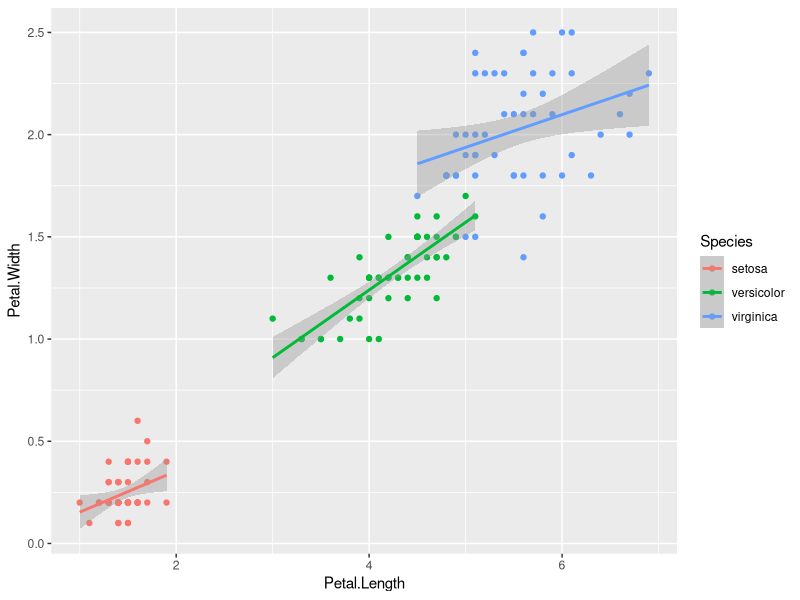
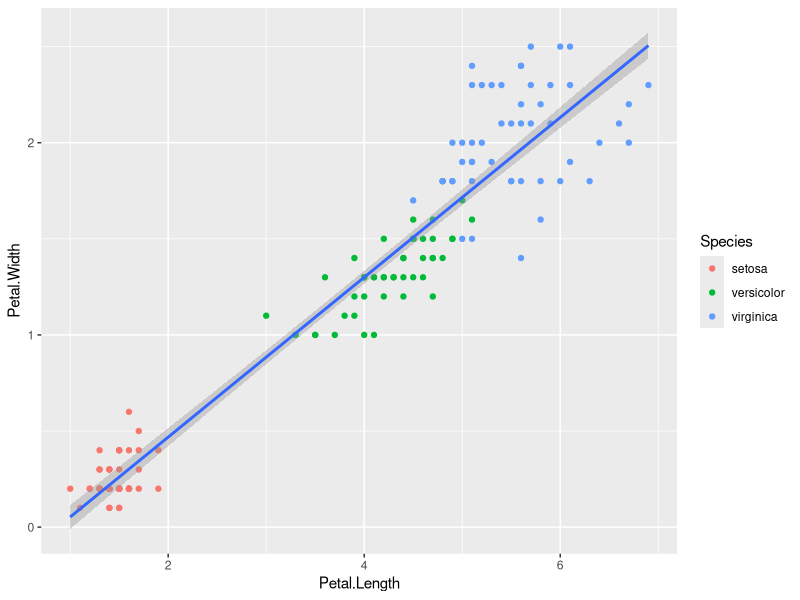
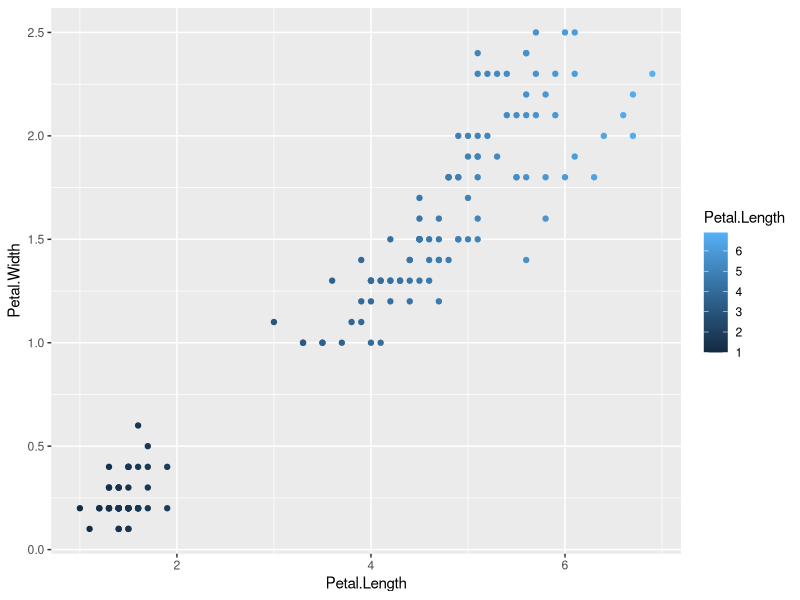
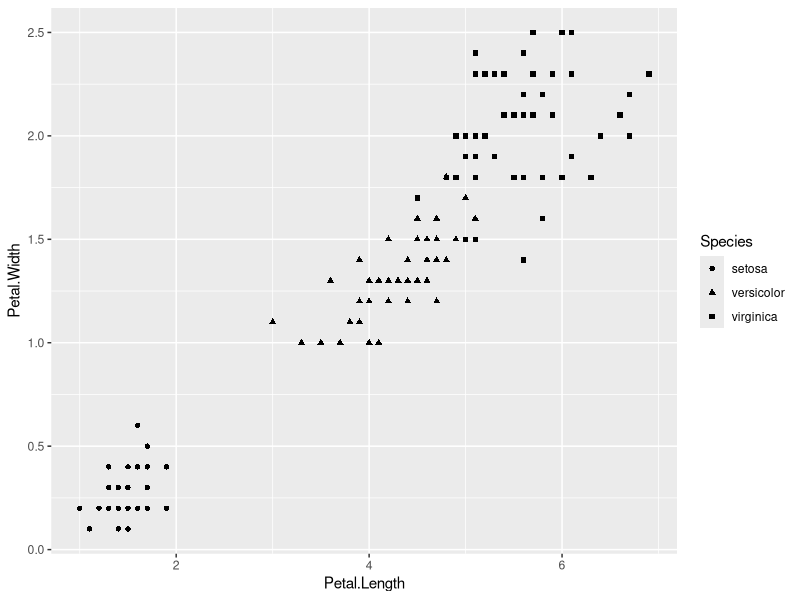
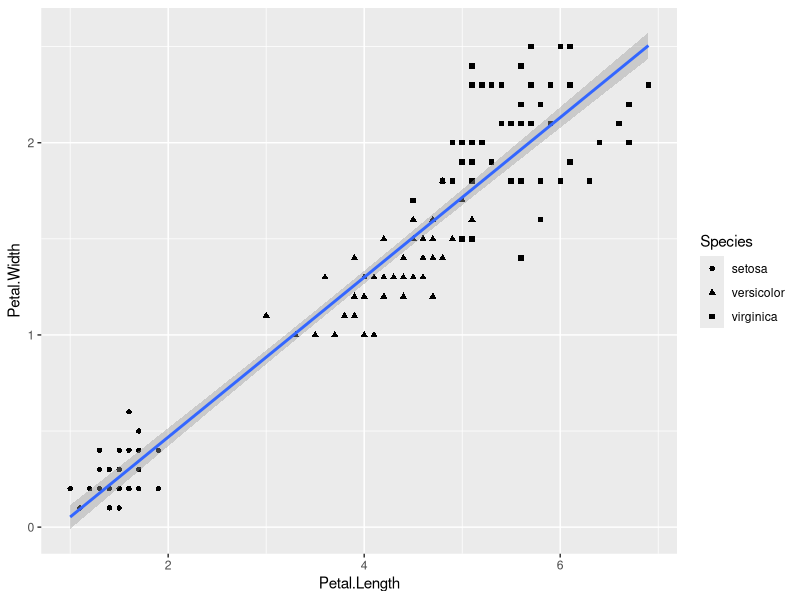
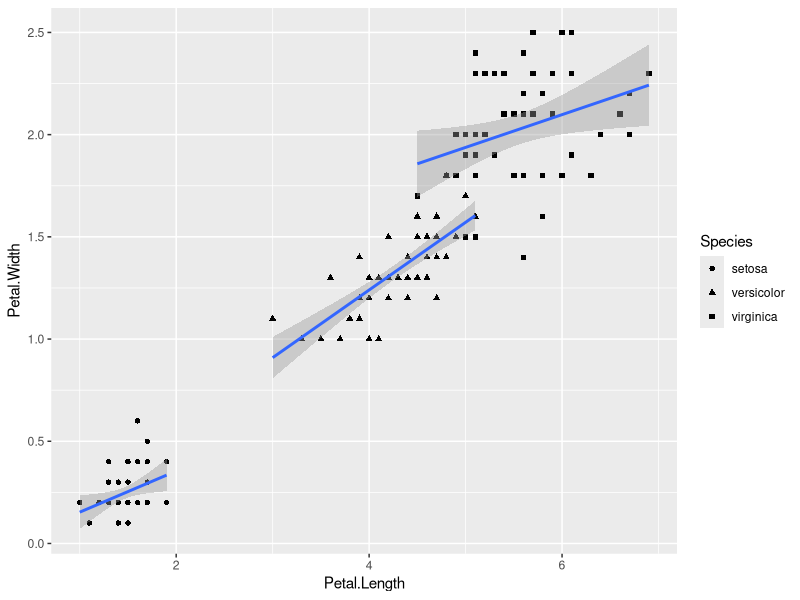
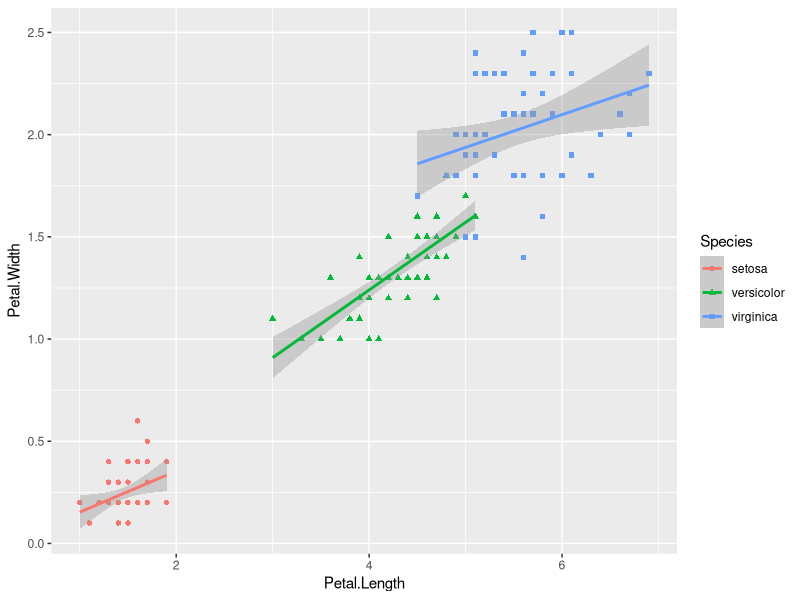
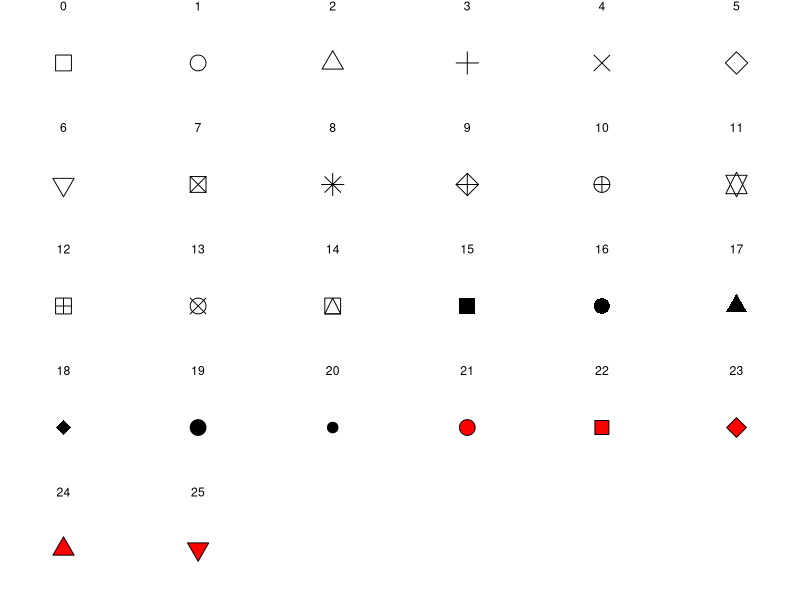

These charts were generated, in order, by the following R code:
## ---- chunk 1

knitr::opts_chunk$set(
  class.output  = "bg-success",
  class.message = "bg-info text-info",
  class.warning = "bg-warning text-warning",
  class.error   = "bg-danger text-danger"
  )
## ---- chunk 2

usePackage <- function(p)   
{ 
  if (!is.element(p, installed.packages()[,1])) 
    install.packages(p, dep = TRUE, repos="https://cloud.r-project.org/", lib=.libPaths()[1]) 
  require(p, character.only = TRUE) 
} 
  
usePackage("data.table")
usePackage("ggplot2")

## ---- chunk 3
library("data.table")
library("ggplot2")

iris <- as.data.table(iris)


# global color association
ggplot(data=iris, aes(x=Petal.Length,y=Petal.Width,color=Species))+
  geom_point()+
  geom_smooth(method="lm")

# local color association
ggplot(data=iris, aes(x=Petal.Length,y=Petal.Width))+
  geom_point(aes(color=Species))+
  geom_smooth(method="lm")


## ---- chunk 4

ggplot(data=iris, aes(x=Petal.Length,y=Petal.Width))+
  geom_point(aes(color=Petal.Length))


## ---- chunk 5

ggplot(data=iris, aes(x=Petal.Length,y=Petal.Width, shape=Species))+
  geom_point()


# local
ggplot(data=iris, aes(x=Petal.Length,y=Petal.Width))+
  geom_point(aes(shape=Species))+
  geom_smooth(method="lm")

# global association
ggplot(data=iris, aes(x=Petal.Length,y=Petal.Width,shape=Species))+
  geom_point()+
  geom_smooth(method="lm")

## ---- chunk 6
ggplot(data=iris, aes(x=Petal.Length,y=Petal.Width,shape=Species,color=Species))+
  geom_point()+
  geom_smooth(method="lm")

## ---- chunk 7

df_shapes <- data.table(shape = 0:25)
ggplot(df_shapes, aes(0, 0, shape = shape)) +
  geom_point(aes(shape = shape), size = 5, fill = 'red') +
  scale_shape_identity() +
  facet_wrap(~shape) +
  theme_void()

## ---- chunk 8
# re-assign to data.table 
economics_long <- as.data.table(economics_long)  

str(economics_long)

# data in 'long format'
economics_long

# grouping by linetype
ggplot(economics_long, aes(x=date, y=value01,linetype=variable)) + 
  geom_line()

# grouping by color
ggplot(economics_long, aes(x=date, y=value01,color=variable)) + 
  geom_line()

# both
ggplot(economics_long, aes(x=date, y=value01,color=variable, linetype=variable)) + 
  geom_line()


## ---- chunk 9

# fill
ggplot(data=iris, aes(x=Species,y=Sepal.Length))+
  geom_boxplot(aes(fill=Species))

# color
ggplot(data=iris, aes(x=Species,y=Sepal.Length))+
  geom_boxplot(aes(color=Species))

## ---- chunk 10
# color and default shapes
ggplot(data=iris, aes(x=Sepal.Width,y=Sepal.Length))+
  geom_point(aes(color=Species))

# not working 
ggplot(data=iris, aes(x=Sepal.Width,y=Sepal.Length))+
  geom_point(aes(fill=Species))

# assign fixed shapes that allow filling
ggplot(data=iris, aes(x=Sepal.Width,y=Sepal.Length))+
  geom_point(aes(fill=Species), shape=21)             # single shape as an "option"

# not working out of the box- shape by species
ggplot(data=iris, aes(x=Sepal.Width,y=Sepal.Length))+
  geom_point(aes(fill=Species, shape=Species))

# need to assign shapes separately
ggplot(data=iris, aes(x=Sepal.Width,y=Sepal.Length))+
  geom_point(aes(fill=Species, shape=Species))+
  scale_shape_manual(values=21:23)              # manual shape assignment layer

## ---- chunk 11

set.seed(1)
d20 <- data.table(x=sample(x = seq(0,30,by=0.01), size=20),
                  y=sample(x = seq(0,100,by=0.01), size=20),
                  color=c(rep("B",times=19),"A"),
                  shape=c("X",rep("Y",times=19))
                  )

d100 <- data.table(x=sample(x = seq(0,30,by=0.01), size=100),
                  y=sample(x = seq(0,100,by=0.01), size=100),
                  color1=c(rep("B",times=99),"A"),
                  shape1=c(rep("Y",times=99),"X"),
                  color2=c(rep("A",times=51),rep("B",times=49)),
                  shape2=c(rep("Y",times=50),rep("X",times=50))
                  )


p1 <- ggplot(d20,aes(x=x,y=y,color=color))+
  geom_point()+
  theme_minimal(base_size = 8)+
  theme(legend.position="none",
      axis.line=element_blank(),
      axis.text.x=element_blank(),
      axis.text.y=element_blank(),
      axis.ticks=element_blank(),
      axis.title.x=element_blank(),
      axis.title.y=element_blank())+
  ggtitle("Farbe, N=20")+
  xlim(0,30)+ylim(0,100)

p2 <- ggplot(d100,aes(x=x,y=y,color=color1))+
  geom_point()+
  theme_minimal(base_size = 8)+
  theme(legend.position="none",
      axis.line=element_blank(),
      axis.text.x=element_blank(),
      axis.text.y=element_blank(),
      axis.ticks=element_blank(),
      axis.title.x=element_blank(),
      axis.title.y=element_blank())+
  ggtitle("Farbe, N=100")+
  xlim(0,30)+ylim(0,100)

p3 <- ggplot(d20,aes(x=x,y=y,shape=shape))+
  geom_point(color="#F8766D")+
  theme_minimal(base_size = 8)+
  theme(legend.position="none",
      axis.line=element_blank(),
      axis.text.x=element_blank(),
      axis.text.y=element_blank(),
      axis.ticks=element_blank(),
      axis.title.x=element_blank(),
      axis.title.y=element_blank())+
  ggtitle("Form, N=20")+
  xlim(0,30)+ylim(0,100)

p4 <- ggplot(d100,aes(x=x,y=y,shape=shape1))+
  geom_point(color="#F8766D")+
  theme_minimal(base_size = 8)+
  theme(legend.position="none",
      axis.line=element_blank(),
      axis.text.x=element_blank(),
      axis.text.y=element_blank(),
      axis.ticks=element_blank(),
      axis.title.x=element_blank(),
      axis.title.y=element_blank())+
  ggtitle("Form, N=100")+
  xlim(0,30)+ylim(0,100)


p5 <- ggplot(d100,aes(x=x,y=y,color=color2,shape=shape2))+
  geom_point()+
  theme_minimal(base_size = 8)+
  theme(legend.position="none",
      axis.line=element_blank(),
      axis.text.x=element_blank(),
      axis.text.y=element_blank(),
      axis.ticks=element_blank(),
      axis.title.x=element_blank(),
      axis.title.y=element_blank())+
  ggtitle("Farbe+Form, N=100")+
  xlim(0,30)+ylim(0,100)


library(cowplot)

plot_grid(p1,p2,p3,p4,p5, nrow=1)

## ---- chunk 12

p5 <- ggplot(d100,aes(x=x,y=y,color=color2,shape=shape2))+
  geom_point()+
  theme_minimal(base_size = 8)+
  theme(
      axis.line=element_blank(),
      axis.text.x=element_blank(),
      axis.text.y=element_blank(),
      axis.ticks=element_blank(),
      axis.title.x=element_blank(),
      axis.title.y=element_blank())+
  ggtitle("Farbe+Form, N=100")+
  xlim(0,30)+ylim(0,100)

p6 <- ggplot(d100,aes(x=x,y=y,color=paste(color2,shape2)))+
  geom_point()+
  theme_minimal(base_size = 8)+
  theme(axis.line=element_blank(),
      axis.text.x=element_blank(),
      axis.text.y=element_blank(),
      axis.ticks=element_blank(),
      axis.title.x=element_blank(),
      axis.title.y=element_blank())+
  ggtitle("3 Farben, N=100")+
  xlim(0,30)+ylim(0,100)


plot_grid(p5,p6, nrow=1)
## ---- chunk 13

library(ggplot2)
library(data.table)
#generate overlapping scatterplot data by sampling from a normal distribution for x+y
set.seed(1) #fix random sampling with 'seed'
dRandom <- data.table( 
                        x=rnorm(n=1000,mean=0,sd=0.5),
                        y=rnorm(n=1000,mean=0,sd=0.5)
                      )

str(dRandom)


#default
ggplot(dRandom, aes(x=x, y=y))+
  geom_point()


#alpha=0.5 fix
ggplot(dRandom, aes(x=x, y=y))+
  geom_point(alpha=0.5)


#alpha depending on x-values'
ggplot(dRandom, aes(x=x, y=y))+
  geom_point(aes(alpha=x))

## ---- chunk 14
# With color names


#internal definition
ggplot(data=iris, aes(x=Sepal.Length,y=Sepal.Width))+
  geom_point(aes(color=Species))+
  scale_color_manual(values=c("red","orange","blue"))

#external (global) variable
cols <- c("red","orange","blue")

ggplot(data=iris, aes(x=Sepal.Length,y=Sepal.Width))+
  geom_point(aes(color=Species))+
  scale_color_manual(values=cols)

## ---- chunk 15

#create 3 colors by RGB definition
hgu_petrol      <- rgb(0, 108, 125, maxColorValue = 255)
hgu_lightgray   <- rgb(197, 198, 198, maxColorValue = 255)
hgu_lightgreen  <- rgb(174, 195, 11, maxColorValue = 255)


# Combine colors in a vector for plotting
hgu_3cols <- c(hgu_petrol,hgu_lightgray,hgu_lightgreen)


# Use colors in ggplot
ggplot(data=iris, aes(x=Sepal.Width,y=Sepal.Length))+
  geom_point(aes(color=Species))+
  scale_color_manual(values=hgu_3cols)


# improved visibility of light colors with fill and shape 
ggplot(data=iris, aes(x=Sepal.Width,y=Sepal.Length))+
      geom_point(aes(fill=Species), shape=21)+
      scale_fill_manual(values=hgu_3cols)+
      theme_bw()


## ---- chunk 16

# 3 HEX-Code Colors
cols <- c("#ff0000","#ffa500","#0000ff")

ggplot(data=iris, aes(x=Sepal.Width,y=Sepal.Length))+
  geom_point(aes(color=Species))+
  scale_color_manual(values=cols)

## ---- chunk 17
# grayscale
ggplot(data=iris, aes(x=Sepal.Width,y=Sepal.Length))+
  geom_point(aes(color=Species))+
  scale_colour_grey()

#default color scale
ggplot(data=iris, aes(x=Sepal.Width,y=Sepal.Length))+
  geom_point(aes(color=Species))+
  scale_colour_hue()

# modification of h range -- check ?scale_colour_hue
ggplot(data=iris, aes(x=Sepal.Width,y=Sepal.Length))+
  geom_point(aes(color=Species))+
  scale_colour_hue(h=c(0,50))
## ---- chunk 18

ggplot(data=iris, aes(x=Sepal.Width,y=Sepal.Length))+
  geom_point(aes(color=Species))+
  scale_colour_brewer()

## ---- chunk 19
par(cex=0.5)
RColorBrewer::display.brewer.all()+theme_void(base_size = 8)

## ---- chunk 20

par(cex=0.5)
RColorBrewer::display.brewer.all(colorblindFriendly = TRUE)

## ---- chunk 21

ggplot(data=iris, aes(x=Sepal.Width,y=Sepal.Length))+
  geom_point(aes(color=Species))+
  scale_color_brewer(palette="Set2")

## ---- chunk 22

ggplot(data=iris, aes(x=Sepal.Width,y=Sepal.Length))+
  geom_point(aes(color=Species))+
  scale_colour_viridis_d()


# improve visibility with fill+shape for light colors
ggplot(data=iris, aes(x=Sepal.Width,y=Sepal.Length))+
     geom_point(aes(fill=Species), shape=21)+
     scale_fill_viridis_d(option="C")

## ---- chunk 23

ggplot(data=iris, aes(x=Sepal.Width,y=Sepal.Length))+
  geom_point(aes(shape=Species))+
  scale_shape_manual(values=c(2,3,4))

## ---- chunk 24

df_shapes <- data.table(shape = 0:25)
ggplot(df_shapes, aes(0, 0, shape = shape)) +
  geom_point(aes(shape = shape), size = 5, fill = 'red') +
  scale_shape_identity() +
  facet_wrap(~shape) +
  theme_void()


## ---- chunk 25

economics_long <- as.data.table(economics_long)
economics_long_red <- economics_long[variable%in%c("pop","unemploy")]

ggplot(economics_long_red, aes(x=date, y=value01)) + 
  geom_line(aes(linetype=variable))+
  scale_linetype_manual(values=c(2,3))

ggplot(economics_long_red, aes(x=date, y=value01)) + 
  geom_line(aes(linetype=variable))+
  scale_linetype_manual(values=c("dotted","dashed"))


## ---- chunk 26
lt <- c("blank", "solid", "dashed", "dotted", "dotdash",  "longdash", "twodash")
ggpubr::show_line_types()+
  theme_minimal()+
  scale_y_discrete(labels=paste(0:6,lt,sep=' = '))

## ---- chunk 27

sessionInfo()

